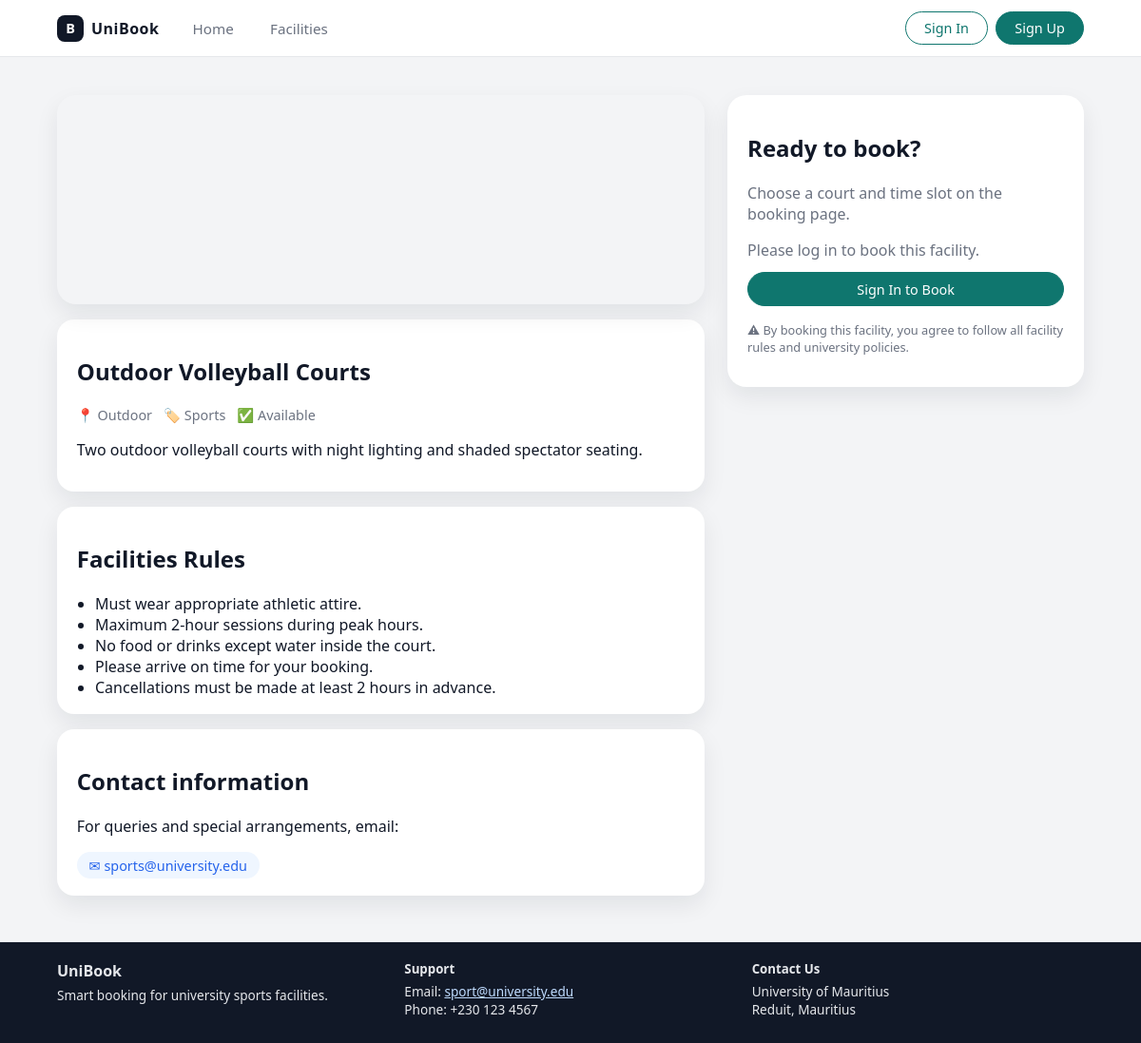
/facility/outdoor-volleyball-courts/, run on an earlier commit of the app's database.
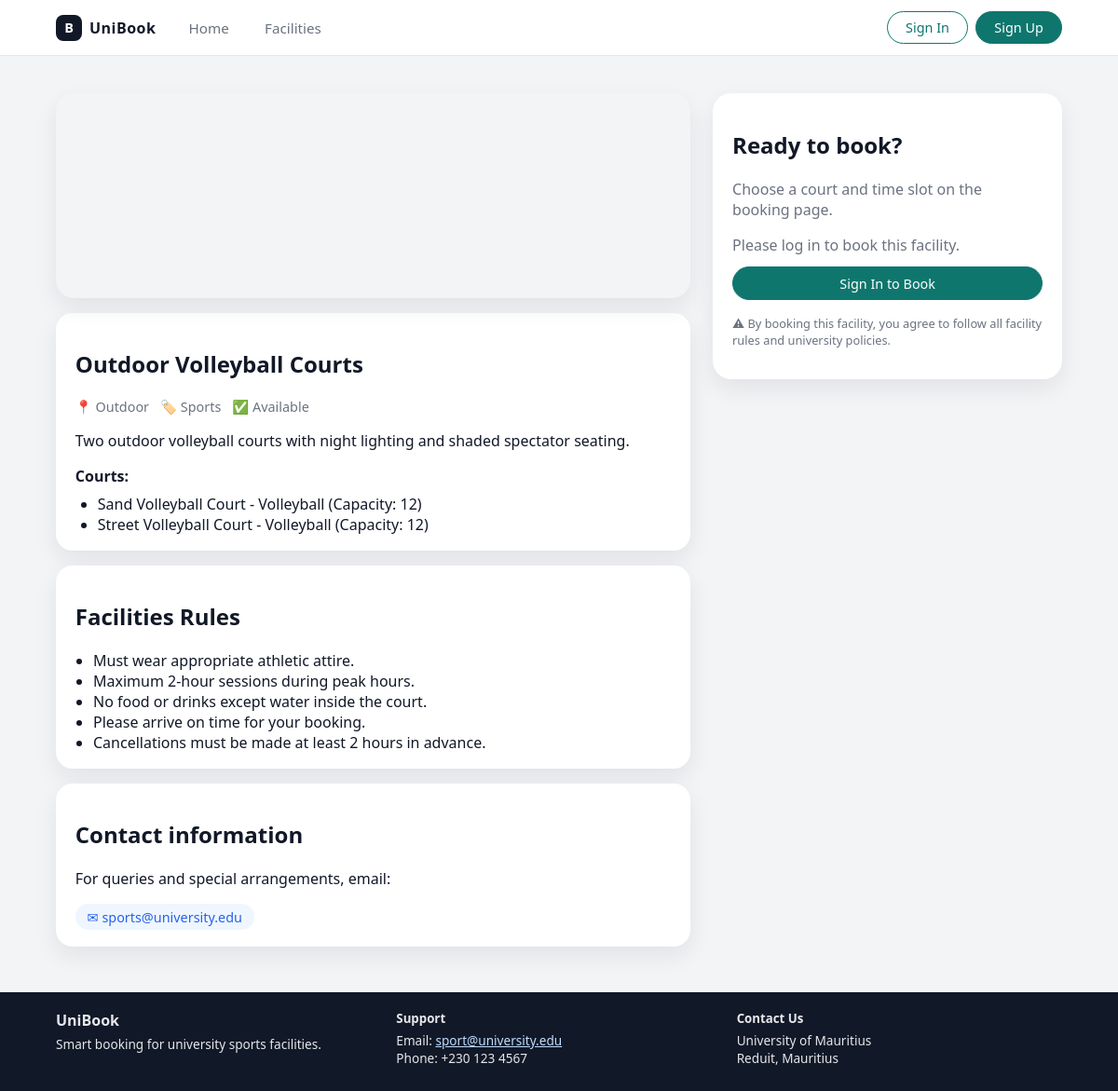
And on a later commit of the database.
### booking_sys/models.py (models this page shows, shortened)
class Court(models.Model):
    COURT_STATUS = [
        ('available', 'Available'),
        ('maintenance', 'Under Maintenance'),
        ('closed', 'Closed'),
    ]
    court_id = models.UUIDField(primary_key=True, default=uuid.uuid4, editable=False)
    facility = models.ForeignKey(Facility, on_delete=models.CASCADE, related_name='courts')
    court_name = models.CharField(max_length=200)
    sport_type = models.CharField(max_length=100)
    capacity = models.PositiveIntegerField(validators=[MinValueValidator(1), MaxValueValidator(1000)])
    notes = models.TextField(blank=True, default="None")
    image_url = models.URLField(blank=True, null=True)
    court_status = models.CharField(max_length=20, choices=COURT_STATUS, default='available')

### booking_sys/views.py (the view)
# urls.py: path('facility/<slug:slug>/', views.facility_detail, name='facility_detail'),
@require_http_methods(["GET"])
def facility_detail(request, slug):
    facility = get_object_or_404(Facility, facility_name__icontains=slug.replace('-', ' '))
    courts = Court.objects.filter(facility=facility)
    return render(request, 'facility_details.html', {
        'facility': facility,
        'courts': courts,
    })

### booking_sys/templates/facility_details.html (shortened to what this page needs)
{% extends 'base.html' %}
{% block content %}
<section class="section facility-detail">
  <div class="facility-main">
    <div class="facility-hero-image large {% if not facility.image_url %}{{ facility.facility_type }}-bg{% endif %}">
    </div>
    <div class="facility-info-card">
      <h1>{{ facility.facility_name }}</h1>
      <div class="facility-info-meta">
        <span>📍 {{ facility.location }}</span>
        <span>🏷️ {{ facility.get_facility_type_display }}</span>
        <span>{% if facility.facility_status == 'available' %}✅ Available{% elif facility.facility_status == 'maintenance' %}⚠️ Under Maintenance{% else %}❌ Closed{% endif %}</span>
      </div>
      <p>{{ facility.description|default:"No description available." }}</p>
      {% if courts %}
        <div style="margin-top: 1rem;">
          <h3 style="font-size: 1rem; margin-bottom: 0.5rem;">Courts:</h3>
          <ul style="margin: 0; padding-left: 1.5rem;">
            {% for court in courts %}
              <li>{{ court.court_name }} - {{ court.sport_type }} (Capacity: {{ court.capacity }})</li>
            {% endfor %}
          </ul>
        </div>
      {% endif %}
    </div>
    <div class="facility-rules-card">
      <h2>Facilities Rules</h2>
      <ul>
        <li>Must wear appropriate athletic attire.</li>
        <li>Maximum 2-hour sessions during peak hours.</li>
        <li>No food or drinks except water inside the court.</li>
        <li>Please arrive on time for your booking.</li>
        <li>Cancellations must be made at least 2 hours in advance.</li>
      </ul>
    </div>
    <div class="facility-contact-card">
      <h2>Contact information</h2>
      <p>For queries and special arrangements, email:</p>
      <a href="mailto:sports@university.edu" class="contact-chip">
        ✉ sports@university.edu
      </a>
    </div>
  </div>
  <aside class="booking-sidebar">
    <div class="booking-card">
      <h2>Ready to book?</h2>
      <p style="color: var(--text-muted); margin-bottom: 1rem;">
        Choose a court and time slot on the booking page.
      </p>
      {% if facility.facility_status == 'available' %}
        {% if user.is_authenticated %}
          <a href="{% url 'booking_sys:facility_courts' facility.facility_name|slugify %}" class="btn btn-primary btn-block">
            View Courts &amp; Slots
          </a>
        {% else %}
          <p style="color: var(--text-muted); margin-bottom: 0.75rem;">Please log in to book this facility.</p>
          <a href="{% url 'booking_sys:login' %}?next={% url 'booking_sys:facility_courts' facility.facility_name|slugify %}" class="btn btn-primary btn-block">
            Sign In to Book
          </a>
        {% endif %}
      {% else %}
        <p style="color: var(--text-muted);">This facility is currently {{ facility.get_facility_status_display|lower }}.</p>
      {% endif %}
      <p class="booking-note" style="margin-top: 1rem;">
        ⚠ By booking this facility, you agree to follow all facility rules and university policies.
      </p>
    </div>
  </aside>
</section>
{% endblock %}

What changed in the data, as far as the page shows it:
added Court: court_name "Sand Volleyball Court", sport_type "Volleyball", capacity "12"
added Court: court_name "Street Volleyball Court", sport_type "Volleyball", capacity "12"
Also different on the page:
text now shown: "Courts:"
